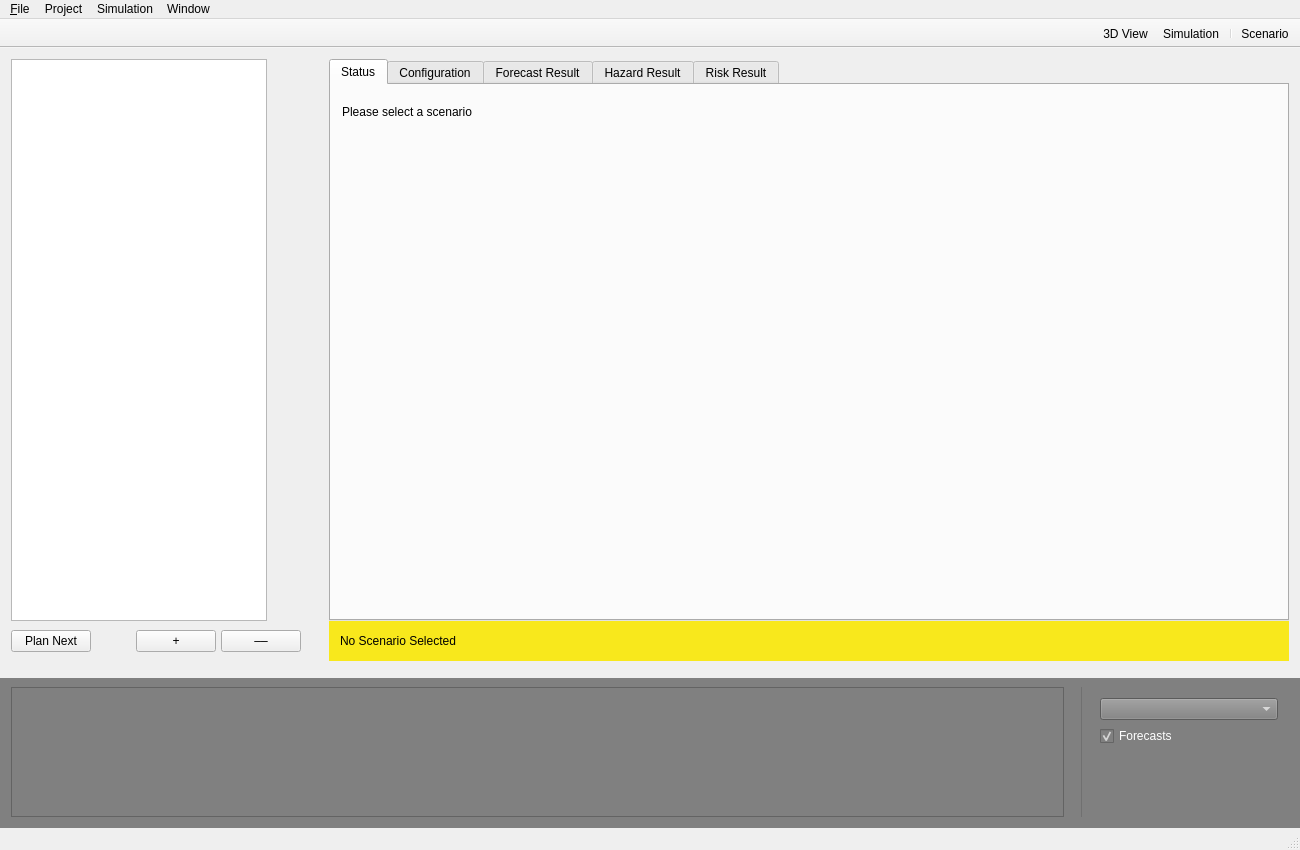
<?xml version="1.0" encoding="UTF-8"?>
<ui version="4.0">
 <class>MainWindow</class>
 <widget class="QMainWindow" name="MainWindow">
  <property name="geometry">
   <rect>
    <x>0</x>
    <y>0</y>
    <width>1300</width>
    <height>850</height>
   </rect>
  </property>
  <property name="minimumSize">
   <size>
    <width>800</width>
    <height>300</height>
   </size>
  </property>
  <property name="windowTitle">
   <string>RAMSIS</string>
  </property>
  <widget class="QWidget" name="centralWidget">
   <layout class="QGridLayout" name="gridLayout">
    <property name="leftMargin">
     <number>0</number>
    </property>
    <property name="topMargin">
     <number>0</number>
    </property>
    <property name="rightMargin">
     <number>0</number>
    </property>
    <property name="bottomMargin">
     <number>0</number>
    </property>
    <item row="0" column="0">
     <widget class="QWidget" name="leftAreaWidget" native="true">
      <property name="sizePolicy">
       <sizepolicy hsizetype="Preferred" vsizetype="Expanding">
        <horstretch>0</horstretch>
        <verstretch>0</verstretch>
       </sizepolicy>
      </property>
      <layout class="QVBoxLayout" name="verticalLayout">
       <property name="spacing">
        <number>0</number>
       </property>
       <item>
        <widget class="QTreeView" name="forecastTreeView">
         <property name="sizePolicy">
          <sizepolicy hsizetype="Fixed" vsizetype="Expanding">
           <horstretch>0</horstretch>
           <verstretch>0</verstretch>
          </sizepolicy>
         </property>
         <property name="focusPolicy">
          <enum>Qt::NoFocus</enum>
         </property>
         <attribute name="headerDefaultSectionSize">
          <number>180</number>
         </attribute>
        </widget>
       </item>
       <item>
        <widget class="QWidget" name="footerAreaWidget" native="true">
         <property name="sizePolicy">
          <sizepolicy hsizetype="Fixed" vsizetype="Fixed">
           <horstretch>0</horstretch>
           <verstretch>0</verstretch>
          </sizepolicy>
         </property>
         <property name="minimumSize">
          <size>
           <width>256</width>
           <height>40</height>
          </size>
         </property>
         <layout class="QHBoxLayout" name="horizontalLayout_5">
          <property name="spacing">
           <number>5</number>
          </property>
          <property name="leftMargin">
           <number>0</number>
          </property>
          <property name="topMargin">
           <number>0</number>
          </property>
          <property name="rightMargin">
           <number>0</number>
          </property>
          <property name="bottomMargin">
           <number>0</number>
          </property>
          <item>
           <widget class="QPushButton" name="planNextButton">
            <property name="text">
             <string>Plan Next</string>
            </property>
           </widget>
          </item>
          <item>
           <spacer name="horizontalSpacer_2">
            <property name="orientation">
             <enum>Qt::Horizontal</enum>
            </property>
            <property name="sizeHint" stdset="0">
             <size>
              <width>40</width>
              <height>20</height>
             </size>
            </property>
           </spacer>
          </item>
          <item>
           <widget class="QPushButton" name="addScenarioButton">
            <property name="text">
             <string>+</string>
            </property>
           </widget>
          </item>
          <item>
           <widget class="QPushButton" name="removeScenarioButton">
            <property name="text">
             <string>––</string>
            </property>
           </widget>
          </item>
         </layout>
        </widget>
       </item>
      </layout>
     </widget>
    </item>
    <item row="0" column="1">
     <widget class="QWidget" name="mainAreaWidget" native="true">
      <property name="enabled">
       <bool>true</bool>
      </property>
      <layout class="QGridLayout" name="gridLayout_5">
       <property name="verticalSpacing">
        <number>0</number>
       </property>
       <item row="0" column="0">
        <widget class="QTabWidget" name="resultTabWidget">
         <property name="tabPosition">
          <enum>QTabWidget::North</enum>
         </property>
         <property name="tabShape">
          <enum>QTabWidget::Rounded</enum>
         </property>
         <property name="currentIndex">
          <number>0</number>
         </property>
         <property name="elideMode">
          <enum>Qt::ElideRight</enum>
         </property>
         <property name="usesScrollButtons">
          <bool>false</bool>
         </property>
         <property name="documentMode">
          <bool>false</bool>
         </property>
         <widget class="QWidget" name="generalTab">
          <attribute name="title">
           <string>Status</string>
          </attribute>
          <layout class="QGridLayout" name="gridLayout_6">
           <property name="topMargin">
            <number>20</number>
           </property>
           <item row="0" column="0">
            <widget class="QLabel" name="scenarioTitleLabel">
             <property name="font">
              <font>
               <weight>50</weight>
               <bold>false</bold>
              </font>
             </property>
             <property name="styleSheet">
              <string notr="true"/>
             </property>
             <property name="text">
              <string>Please select a scenario</string>
             </property>
            </widget>
           </item>
           <item row="1" column="0">
            <spacer name="verticalSpacer_4">
             <property name="orientation">
              <enum>Qt::Vertical</enum>
             </property>
             <property name="sizeType">
              <enum>QSizePolicy::Fixed</enum>
             </property>
             <property name="sizeHint" stdset="0">
              <size>
               <width>20</width>
               <height>10</height>
              </size>
             </property>
            </spacer>
           </item>
           <item row="2" column="0">
            <widget class="QWidget" name="stageStatusWidget" native="true">
             <property name="sizePolicy">
              <sizepolicy hsizetype="Preferred" vsizetype="Expanding">
               <horstretch>0</horstretch>
               <verstretch>0</verstretch>
              </sizepolicy>
             </property>
             <property name="minimumSize">
              <size>
               <width>0</width>
               <height>200</height>
              </size>
             </property>
            </widget>
           </item>
           <item row="2" column="1" rowspan="2">
            <widget class="QWidget" name="tlWidget" native="true">
             <property name="sizePolicy">
              <sizepolicy hsizetype="Fixed" vsizetype="Preferred">
               <horstretch>0</horstretch>
               <verstretch>0</verstretch>
              </sizepolicy>
             </property>
             <property name="minimumSize">
              <size>
               <width>150</width>
               <height>0</height>
              </size>
             </property>
            </widget>
           </item>
          </layout>
         </widget>
         <widget class="QWidget" name="inputTab">
          <attribute name="title">
           <string>Configuration</string>
          </attribute>
          <layout class="QGridLayout" name="gridLayout_2">
           <item row="0" column="0">
            <layout class="QVBoxLayout" name="verticalLayout_2">
             <item>
              <widget class="QGroupBox" name="groupBox">
               <property name="title">
                <string>Forecast Stage</string>
               </property>
               <property name="checkable">
                <bool>false</bool>
               </property>
               <layout class="QGridLayout" name="gridLayout_3">
                <item row="1" column="2">
                 <widget class="QRadioButton" name="radioButton">
                  <property name="text">
                   <string>Keep x-tree pressure constant</string>
                  </property>
                  <property name="checked">
                   <bool>true</bool>
                  </property>
                 </widget>
                </item>
                <item row="3" column="2">
                 <widget class="QRadioButton" name="radioButton_2">
                  <property name="text">
                   <string>Use absolute pressure</string>
                  </property>
                 </widget>
                </item>
                <item row="0" column="0">
                 <widget class="QCheckBox" name="fcStageEnable">
                  <property name="text">
                   <string>Enable</string>
                  </property>
                  <property name="checked">
                   <bool>true</bool>
                  </property>
                 </widget>
                </item>
                <item row="3" column="3">
                 <widget class="QDoubleSpinBox" name="pressureSpinBox"/>
                </item>
                <item row="3" column="4">
                 <spacer name="horizontalSpacer_3">
                  <property name="orientation">
                   <enum>Qt::Horizontal</enum>
                  </property>
                  <property name="sizeHint" stdset="0">
                   <size>
                    <width>40</width>
                    <height>20</height>
                   </size>
                  </property>
                 </spacer>
                </item>
                <item row="0" column="2">
                 <widget class="QLabel" name="label_2">
                  <property name="text">
                   <string>Injection Strategy:</string>
                  </property>
                 </widget>
                </item>
                <item row="0" column="1">
                 <spacer name="horizontalSpacer_8">
                  <property name="orientation">
                   <enum>Qt::Horizontal</enum>
                  </property>
                  <property name="sizeHint" stdset="0">
                   <size>
                    <width>40</width>
                    <height>20</height>
                   </size>
                  </property>
                 </spacer>
                </item>
                <item row="4" column="2">
                 <widget class="QRadioButton" name="radioButton_3">
                  <property name="text">
                   <string>Shut-In</string>
                  </property>
                 </widget>
                </item>
                <item row="5" column="2">
                 <widget class="QRadioButton" name="radioButton_4">
                  <property name="text">
                   <string>Bleed-Off</string>
                  </property>
                 </widget>
                </item>
               </layout>
              </widget>
             </item>
             <item>
              <widget class="QGroupBox" name="groupBox_3">
               <property name="title">
                <string>Hazard Stage</string>
               </property>
               <property name="checkable">
                <bool>false</bool>
               </property>
               <layout class="QGridLayout" name="gridLayout_4">
                <item row="1" column="0">
                 <widget class="QCheckBox" name="checkBox_2">
                  <property name="text">
                   <string>Use Forecast Stage results as input</string>
                  </property>
                  <property name="checked">
                   <bool>true</bool>
                  </property>
                 </widget>
                </item>
                <item row="0" column="0">
                 <widget class="QCheckBox" name="hazardStageEnable">
                  <property name="text">
                   <string>Enable</string>
                  </property>
                  <property name="checked">
                   <bool>true</bool>
                  </property>
                 </widget>
                </item>
               </layout>
              </widget>
             </item>
             <item>
              <widget class="QGroupBox" name="groupBox_4">
               <property name="title">
                <string>Risk Stage</string>
               </property>
               <property name="checkable">
                <bool>false</bool>
               </property>
               <layout class="QGridLayout" name="gridLayout_8">
                <item row="1" column="0">
                 <widget class="QCheckBox" name="checkBox_3">
                  <property name="text">
                   <string>Use Hazard Stage results as input</string>
                  </property>
                  <property name="checked">
                   <bool>true</bool>
                  </property>
                 </widget>
                </item>
                <item row="0" column="0">
                 <widget class="QCheckBox" name="riskStageEnable">
                  <property name="text">
                   <string>Enable</string>
                  </property>
                  <property name="checked">
                   <bool>true</bool>
                  </property>
                 </widget>
                </item>
               </layout>
              </widget>
             </item>
             <item>
              <layout class="QHBoxLayout" name="horizontalLayout"/>
             </item>
             <item>
              <spacer name="verticalSpacer">
               <property name="orientation">
                <enum>Qt::Vertical</enum>
               </property>
               <property name="sizeHint" stdset="0">
                <size>
                 <width>20</width>
                 <height>40</height>
                </size>
               </property>
              </spacer>
             </item>
            </layout>
           </item>
          </layout>
         </widget>
         <widget class="QWidget" name="seismicity">
          <attribute name="title">
           <string>Forecast Result</string>
          </attribute>
          <layout class="QVBoxLayout" name="verticalLayout_6">
           <property name="spacing">
            <number>20</number>
           </property>
           <property name="leftMargin">
            <number>9</number>
           </property>
           <item>
            <layout class="QHBoxLayout" name="horizontalLayout_7">
             <item>
              <widget class="QComboBox" name="modelSelectorComboBox">
               <property name="minimumSize">
                <size>
                 <width>200</width>
                 <height>0</height>
                </size>
               </property>
              </widget>
             </item>
             <item>
              <spacer name="horizontalSpacer_7">
               <property name="orientation">
                <enum>Qt::Horizontal</enum>
               </property>
               <property name="sizeHint" stdset="0">
                <size>
                 <width>40</width>
                 <height>20</height>
                </size>
               </property>
              </spacer>
             </item>
            </layout>
           </item>
           <item>
            <layout class="QHBoxLayout" name="horizontalLayout_4">
             <item>
              <layout class="QGridLayout" name="gridLayout_11">
               <property name="horizontalSpacing">
                <number>20</number>
               </property>
               <item row="0" column="0">
                <widget class="QLabel" name="label_30">
                 <property name="font">
                  <font>
                   <weight>75</weight>
                   <bold>true</bold>
                  </font>
                 </property>
                 <property name="text">
                  <string>Forecast Results</string>
                 </property>
                </widget>
               </item>
               <item row="0" column="2" colspan="2">
                <widget class="QLabel" name="label_28">
                 <property name="font">
                  <font>
                   <weight>75</weight>
                   <bold>true</bold>
                  </font>
                 </property>
                 <property name="text">
                  <string>Model Performance</string>
                 </property>
                </widget>
               </item>
               <item row="1" column="0">
                <widget class="QLabel" name="label_29">
                 <property name="text">
                  <string>Predicted total rate</string>
                 </property>
                </widget>
               </item>
               <item row="1" column="1">
                <widget class="QLabel" name="predRateLabel">
                 <property name="minimumSize">
                  <size>
                   <width>100</width>
                   <height>0</height>
                  </size>
                 </property>
                 <property name="text">
                  <string>-</string>
                 </property>
                </widget>
               </item>
               <item row="1" column="2">
                <widget class="QLabel" name="label_27">
                 <property name="text">
                  <string>Log Likelihood</string>
                 </property>
                </widget>
               </item>
               <item row="1" column="3">
                <widget class="QLabel" name="scoreLabel">
                 <property name="text">
                  <string>-</string>
                 </property>
                </widget>
               </item>
               <item row="2" column="0">
                <widget class="QLabel" name="label_26">
                 <property name="text">
                  <string>b-value</string>
                 </property>
                </widget>
               </item>
               <item row="2" column="1">
                <widget class="QLabel" name="bValLabel">
                 <property name="text">
                  <string>-</string>
                 </property>
                </widget>
               </item>
               <item row="2" column="3">
                <widget class="QLabel" name="scoreTimeLabel">
                 <property name="text">
                  <string>-</string>
                 </property>
                </widget>
               </item>
              </layout>
             </item>
             <item>
              <spacer name="horizontalSpacer_6">
               <property name="orientation">
                <enum>Qt::Horizontal</enum>
               </property>
               <property name="sizeHint" stdset="0">
                <size>
                 <width>40</width>
                 <height>20</height>
                </size>
               </property>
              </spacer>
             </item>
            </layout>
           </item>
           <item>
            <widget class="QLabel" name="label_31">
             <property name="font">
              <font>
               <weight>75</weight>
               <bold>true</bold>
              </font>
             </property>
             <property name="text">
              <string>Spatial Seismicity</string>
             </property>
            </widget>
           </item>
           <item>
            <widget class="VoxelViewWidget" name="voxelPlot" native="true">
             <property name="sizePolicy">
              <sizepolicy hsizetype="Preferred" vsizetype="Expanding">
               <horstretch>0</horstretch>
               <verstretch>0</verstretch>
              </sizepolicy>
             </property>
            </widget>
           </item>
          </layout>
         </widget>
         <widget class="QWidget" name="hazard">
          <attribute name="title">
           <string>Hazard Result</string>
          </attribute>
          <layout class="QVBoxLayout" name="verticalLayout_8">
           <item>
            <layout class="QVBoxLayout" name="verticalLayout_3">
             <item>
              <widget class="QLabel" name="label_33">
               <property name="maximumSize">
                <size>
                 <width>16777215</width>
                 <height>20</height>
                </size>
               </property>
               <property name="font">
                <font>
                 <weight>75</weight>
                 <bold>true</bold>
                </font>
               </property>
               <property name="text">
                <string>Summary</string>
               </property>
              </widget>
             </item>
             <item>
              <layout class="QHBoxLayout" name="horizontalLayout_8">
               <item>
                <widget class="QLabel" name="label_34">
                 <property name="text">
                  <string>OpenQuake Calculation Id:</string>
                 </property>
                </widget>
               </item>
               <item>
                <widget class="QLabel" name="hazCalcIdLabel">
                 <property name="text">
                  <string>-</string>
                 </property>
                </widget>
               </item>
               <item>
                <spacer name="horizontalSpacer">
                 <property name="orientation">
                  <enum>Qt::Horizontal</enum>
                 </property>
                 <property name="sizeHint" stdset="0">
                  <size>
                   <width>40</width>
                   <height>20</height>
                  </size>
                 </property>
                </spacer>
               </item>
              </layout>
             </item>
            </layout>
           </item>
           <item>
            <widget class="HCurveWidget" name="hCurveWidget" native="true">
             <property name="sizePolicy">
              <sizepolicy hsizetype="Preferred" vsizetype="Expanding">
               <horstretch>0</horstretch>
               <verstretch>0</verstretch>
              </sizepolicy>
             </property>
             <property name="autoFillBackground">
              <bool>false</bool>
             </property>
            </widget>
           </item>
          </layout>
         </widget>
         <widget class="QWidget" name="risk">
          <attribute name="title">
           <string>Risk Result</string>
          </attribute>
          <layout class="QVBoxLayout" name="verticalLayout_5">
           <item>
            <layout class="QVBoxLayout" name="verticalLayout_4">
             <item>
              <widget class="QLabel" name="label_36">
               <property name="font">
                <font>
                 <weight>75</weight>
                 <bold>true</bold>
                </font>
               </property>
               <property name="text">
                <string>Summary</string>
               </property>
              </widget>
             </item>
             <item>
              <layout class="QHBoxLayout" name="horizontalLayout_2">
               <item>
                <widget class="QLabel" name="label_35">
                 <property name="text">
                  <string>OpenQuake Calculation Id:</string>
                 </property>
                </widget>
               </item>
               <item>
                <widget class="QLabel" name="riskCalcIdLabel">
                 <property name="text">
                  <string>-</string>
                 </property>
                </widget>
               </item>
               <item>
                <spacer name="horizontalSpacer_5">
                 <property name="orientation">
                  <enum>Qt::Horizontal</enum>
                 </property>
                 <property name="sizeHint" stdset="0">
                  <size>
                   <width>40</width>
                   <height>20</height>
                  </size>
                 </property>
                </spacer>
               </item>
              </layout>
             </item>
            </layout>
           </item>
           <item>
            <widget class="QWidget" name="mapWidget" native="true">
             <property name="sizePolicy">
              <sizepolicy hsizetype="Preferred" vsizetype="Expanding">
               <horstretch>0</horstretch>
               <verstretch>0</verstretch>
              </sizepolicy>
             </property>
            </widget>
           </item>
          </layout>
         </widget>
        </widget>
       </item>
       <item row="1" column="0">
        <widget class="QWidget" name="statusAreaWidget" native="true">
         <property name="minimumSize">
          <size>
           <width>0</width>
           <height>40</height>
          </size>
         </property>
         <property name="styleSheet">
          <string notr="true">background-color: #F8E81C;</string>
         </property>
         <layout class="QHBoxLayout" name="horizontalLayout_3">
          <item>
           <widget class="QLabel" name="fcStatusLabel">
            <property name="styleSheet">
             <string notr="true"/>
            </property>
            <property name="text">
             <string>No Scenario Selected</string>
            </property>
           </widget>
          </item>
         </layout>
        </widget>
       </item>
      </layout>
     </widget>
    </item>
    <item row="1" column="0" colspan="2">
     <widget class="QWidget" name="bottomAreaWidget" native="true">
      <property name="sizePolicy">
       <sizepolicy hsizetype="Expanding" vsizetype="Expanding">
        <horstretch>0</horstretch>
        <verstretch>0</verstretch>
       </sizepolicy>
      </property>
      <property name="minimumSize">
       <size>
        <width>0</width>
        <height>150</height>
       </size>
      </property>
      <property name="maximumSize">
       <size>
        <width>16777215</width>
        <height>150</height>
       </size>
      </property>
      <property name="styleSheet">
       <string notr="true">background-color: gray;
color:white;
</string>
      </property>
      <layout class="QHBoxLayout" name="horizontalLayout_6">
       <property name="topMargin">
        <number>9</number>
       </property>
       <item>
        <widget class="TimeLinePlotWidget" name="timeLineWidget"/>
       </item>
       <item>
        <spacer name="horizontalSpacer_4">
         <property name="orientation">
          <enum>Qt::Horizontal</enum>
         </property>
         <property name="sizeType">
          <enum>QSizePolicy::Fixed</enum>
         </property>
         <property name="sizeHint" stdset="0">
          <size>
           <width>10</width>
           <height>20</height>
          </size>
         </property>
        </spacer>
       </item>
       <item>
        <widget class="Line" name="line">
         <property name="styleSheet">
          <string notr="true">color:#707070;</string>
         </property>
         <property name="frameShadow">
          <enum>QFrame::Plain</enum>
         </property>
         <property name="orientation">
          <enum>Qt::Vertical</enum>
         </property>
        </widget>
       </item>
       <item>
        <widget class="QFrame" name="frame_3">
         <property name="minimumSize">
          <size>
           <width>200</width>
           <height>0</height>
          </size>
         </property>
         <layout class="QGridLayout" name="gridLayout_10">
          <item row="0" column="0">
           <widget class="QComboBox" name="timelineSelectionBox"/>
          </item>
          <item row="2" column="0">
           <spacer name="verticalSpacer_2">
            <property name="orientation">
             <enum>Qt::Vertical</enum>
            </property>
            <property name="sizeHint" stdset="0">
             <size>
              <width>20</width>
              <height>40</height>
             </size>
            </property>
           </spacer>
          </item>
          <item row="1" column="0">
           <widget class="QCheckBox" name="showForecastsCheckBox">
            <property name="text">
             <string>Forecasts</string>
            </property>
            <property name="checked">
             <bool>true</bool>
            </property>
           </widget>
          </item>
         </layout>
        </widget>
       </item>
      </layout>
     </widget>
    </item>
   </layout>
  </widget>
  <widget class="QMenuBar" name="menuBar">
   <property name="geometry">
    <rect>
     <x>0</x>
     <y>0</y>
     <width>1300</width>
     <height>22</height>
    </rect>
   </property>
   <widget class="QMenu" name="menu_File">
    <property name="title">
     <string>&amp;File</string>
    </property>
    <widget class="QMenu" name="menuOpen_Recent">
     <property name="title">
      <string>Open Recent</string>
     </property>
    </widget>
    <addaction name="actionNew_Project"/>
    <addaction name="actionOpen_Project"/>
    <addaction name="menuOpen_Recent"/>
    <addaction name="separator"/>
    <addaction name="actionApplication_Settings"/>
    <addaction name="separator"/>
    <addaction name="separator"/>
   </widget>
   <widget class="QMenu" name="menuSimulation">
    <property name="title">
     <string>Simulation</string>
    </property>
    <addaction name="actionStart_Simulation"/>
    <addaction name="actionPause_Simulation"/>
    <addaction name="actionStop_Simulation"/>
   </widget>
   <widget class="QMenu" name="menuWindow">
    <property name="title">
     <string>Window</string>
    </property>
    <addaction name="actionShow_3D"/>
   </widget>
   <widget class="QMenu" name="menuProject">
    <property name="title">
     <string>Project</string>
    </property>
    <addaction name="actionProject_Settings"/>
    <addaction name="separator"/>
    <addaction name="actionSeismic_Data"/>
    <addaction name="actionFetch_from_fdsnws"/>
    <addaction name="actionImport_Seismic_Data"/>
    <addaction name="actionView_Data"/>
    <addaction name="separator"/>
    <addaction name="actionHydraulic_Data"/>
    <addaction name="actionFetch_from_hydws"/>
    <addaction name="actionImport_Hydraulic_Data"/>
    <addaction name="separator"/>
    <addaction name="actionDelete_Results"/>
   </widget>
   <addaction name="menu_File"/>
   <addaction name="menuProject"/>
   <addaction name="menuSimulation"/>
   <addaction name="menuWindow"/>
  </widget>
  <widget class="QToolBar" name="mainToolBar">
   <property name="sizePolicy">
    <sizepolicy hsizetype="Expanding" vsizetype="Fixed">
     <horstretch>0</horstretch>
     <verstretch>0</verstretch>
    </sizepolicy>
   </property>
   <property name="layoutDirection">
    <enum>Qt::RightToLeft</enum>
   </property>
   <property name="movable">
    <bool>false</bool>
   </property>
   <property name="toolButtonStyle">
    <enum>Qt::ToolButtonTextUnderIcon</enum>
   </property>
   <property name="floatable">
    <bool>false</bool>
   </property>
   <attribute name="toolBarArea">
    <enum>TopToolBarArea</enum>
   </attribute>
   <attribute name="toolBarBreak">
    <bool>false</bool>
   </attribute>
   <addaction name="actionScenario"/>
   <addaction name="separator"/>
   <addaction name="actionSimulation"/>
   <addaction name="actionShow_3D"/>
  </widget>
  <widget class="QStatusBar" name="statusBar"/>
  <action name="actionImport_Seismic_Data">
   <property name="text">
    <string>&amp;Import  from CSV...</string>
   </property>
  </action>
  <action name="actionView_Data">
   <property name="text">
    <string>View as Table</string>
   </property>
  </action>
  <action name="actionStart_Simulation">
   <property name="text">
    <string>Start Simulation</string>
   </property>
  </action>
  <action name="actionPause_Simulation">
   <property name="text">
    <string>Pause Simulation</string>
   </property>
  </action>
  <action name="actionStop_Simulation">
   <property name="text">
    <string>Stop Simulation</string>
   </property>
  </action>
  <action name="actionShow_3D">
   <property name="icon">
    <iconset resource="images.qrc">
     <normaloff>:/toolbar-buttons/images/view-3d-toolbar-button.png</normaloff>:/toolbar-buttons/images/view-3d-toolbar-button.png</iconset>
   </property>
   <property name="text">
    <string>3D View</string>
   </property>
  </action>
  <action name="actionImport_Hydraulic_Data">
   <property name="text">
    <string>Import from CSV...</string>
   </property>
  </action>
  <action name="actionOpen_Project">
   <property name="text">
    <string>&amp;Open Project...</string>
   </property>
  </action>
  <action name="actionNew_Project">
   <property name="text">
    <string>New Project...</string>
   </property>
  </action>
  <action name="actionSimulation">
   <property name="icon">
    <iconset resource="images.qrc">
     <normaloff>:/toolbar-buttons/images/simulate-toolbar-button.png</normaloff>:/toolbar-buttons/images/simulate-toolbar-button.png</iconset>
   </property>
   <property name="text">
    <string>Simulation</string>
   </property>
  </action>
  <action name="actionApplication_Settings">
   <property name="enabled">
    <bool>true</bool>
   </property>
   <property name="text">
    <string>Application Settings...</string>
   </property>
  </action>
  <action name="actionScenario">
   <property name="icon">
    <iconset resource="images.qrc">
     <normaloff>:/toolbar-buttons/images/scenario-toolbar-button.png</normaloff>:/toolbar-buttons/images/scenario-toolbar-button.png</iconset>
   </property>
   <property name="text">
    <string>Scenario</string>
   </property>
   <property name="toolTip">
    <string>Compute Scenario</string>
   </property>
  </action>
  <action name="actionImport_FDSNWS_Data">
   <property name="text">
    <string>Import FDSNWS Data</string>
   </property>
  </action>
  <action name="actionProject_Settings">
   <property name="text">
    <string>Project Settings...</string>
   </property>
  </action>
  <action name="actionFetch_from_fdsnws">
   <property name="text">
    <string>&amp;Fetch from FDSNWS</string>
   </property>
  </action>
  <action name="actionFetch_from_hydws">
   <property name="text">
    <string>Fetch from HYDWS</string>
   </property>
  </action>
  <action name="actionSeismic_Data">
   <property name="enabled">
    <bool>false</bool>
   </property>
   <property name="text">
    <string>SEISMIC DATA</string>
   </property>
   <property name="font">
    <font>
     <italic>true</italic>
    </font>
   </property>
  </action>
  <action name="actionHydraulic_Data">
   <property name="enabled">
    <bool>false</bool>
   </property>
   <property name="text">
    <string>HYDRAULIC DATA</string>
   </property>
   <property name="font">
    <font>
     <italic>true</italic>
    </font>
   </property>
  </action>
  <action name="actionDelete_Results">
   <property name="text">
    <string>Delete all forecast results...</string>
   </property>
  </action>
 </widget>
 <layoutdefault spacing="6" margin="11"/>
 <customwidgets>
  <customwidget>
   <class>VoxelViewWidget</class>
   <extends>QWidget</extends>
   <header>ramsis.app.ui.views.widgets</header>
   <container>1</container>
  </customwidget>
  <customwidget>
   <class>TimeLinePlotWidget</class>
   <extends>QGraphicsView</extends>
   <header>ramsis.app.ui.views.widgets</header>
  </customwidget>
  <customwidget>
   <class>HCurveWidget</class>
   <extends>QWidget</extends>
   <header>ramsis.app.ui.views.widgets</header>
   <container>1</container>
  </customwidget>
 </customwidgets>
 <resources>
  <include location="images.qrc"/>
 </resources>
 <connections/>
</ui>
